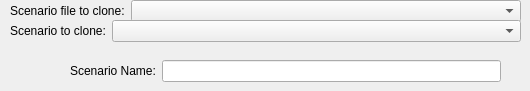
              <widget class="QWidget" name="page_14">
               <widget class="QWidget" name="layoutWidget">
                <property name="geometry">
                 <rect>
                  <x>70</x>
                  <y>60</y>
                  <width>431</width>
                  <height>22</height>
                 </rect>
                </property>
                <layout class="QHBoxLayout" name="horizontalLayout_16">
                 <item>
                  <widget class="QLabel" name="label_9">
                   <property name="sizePolicy">
                    <sizepolicy hsizetype="Fixed" vsizetype="Preferred">
                     <horstretch>0</horstretch>
                     <verstretch>0</verstretch>
                    </sizepolicy>
                   </property>
                   <property name="text">
                    <string>Scenario Name:</string>
                   </property>
                  </widget>
                 </item>
                 <item>
                  <widget class="QLineEdit" name="lineEdit_8"/>
                 </item>
                </layout>
               </widget>
               <widget class="QWidget" name="layoutWidget">
                <property name="geometry">
                 <rect>
                  <x>10</x>
                  <y>0</y>
                  <width>511</width>
                  <height>22</height>
                 </rect>
                </property>
                <layout class="QHBoxLayout" name="horizontalLayout_17">
                 <item>
                  <widget class="QLabel" name="label_52">
                   <property name="sizePolicy">
                    <sizepolicy hsizetype="Fixed" vsizetype="Preferred">
                     <horstretch>0</horstretch>
                     <verstretch>0</verstretch>
                    </sizepolicy>
                   </property>
                   <property name="text">
                    <string>Scenario file to clone:</string>
                   </property>
                  </widget>
                 </item>
                 <item>
                  <widget class="QComboBox" name="comboBox_7"/>
                 </item>
                </layout>
               </widget>
               <widget class="QWidget" name="layoutWidget_10">
                <property name="geometry">
                 <rect>
                  <x>10</x>
                  <y>20</y>
                  <width>511</width>
                  <height>22</height>
                 </rect>
                </property>
                <layout class="QHBoxLayout" name="horizontalLayout_25">
                 <item>
                  <widget class="QLabel" name="label_56">
                   <property name="sizePolicy">
                    <sizepolicy hsizetype="Fixed" vsizetype="Preferred">
                     <horstretch>0</horstretch>
                     <verstretch>0</verstretch>
                    </sizepolicy>
                   </property>
                   <property name="text">
                    <string>Scenario to clone:</string>
                   </property>
                  </widget>
                 </item>
                 <item>
                  <widget class="QComboBox" name="comboBox_11"/>
                 </item>
                </layout>
               </widget>
              </widget>
